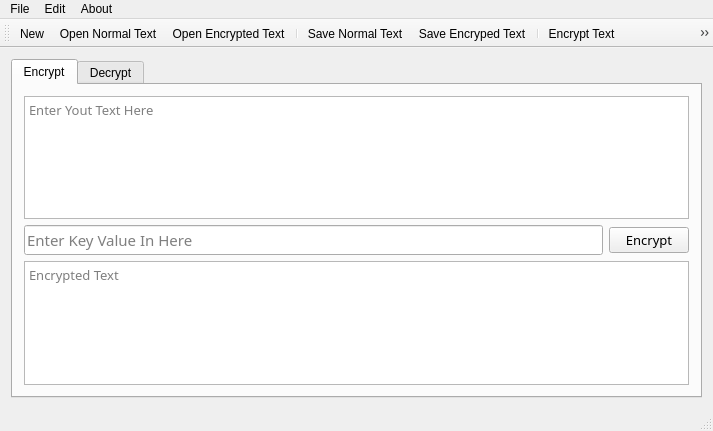
<?xml version="1.0" encoding="UTF-8"?>
<ui version="4.0">
 <class>EncryptedTestEditor</class>
 <widget class="QMainWindow" name="EncryptedTestEditor">
  <property name="geometry">
   <rect>
    <x>0</x>
    <y>0</y>
    <width>713</width>
    <height>431</height>
   </rect>
  </property>
  <property name="windowTitle">
   <string>Encrypted Text Editor</string>
  </property>
  <property name="windowIcon">
   <iconset resource="resource.qrc">
    <normaloff>:/img/img/hacking_2ux_icon.ico</normaloff>:/img/img/hacking_2ux_icon.ico</iconset>
  </property>
  <widget class="QWidget" name="centralWidget">
   <layout class="QGridLayout" name="gridLayout">
    <item row="0" column="1">
     <widget class="QTabWidget" name="tabWidget">
      <property name="currentIndex">
       <number>0</number>
      </property>
      <widget class="QWidget" name="tab">
       <attribute name="icon">
        <iconset resource="resource.qrc">
         <normaloff>:/img/img/file.png</normaloff>:/img/img/file.png</iconset>
       </attribute>
       <attribute name="title">
        <string>Encrypt</string>
       </attribute>
       <layout class="QGridLayout" name="gridLayout_3">
        <item row="0" column="0" colspan="2">
         <layout class="QVBoxLayout" name="verticalLayout_2">
          <item>
           <widget class="QTextEdit" name="txtEncTextInput">
            <property name="font">
             <font>
              <family>Montserrat</family>
              <pointsize>10</pointsize>
             </font>
            </property>
            <property name="placeholderText">
             <string>Enter Yout Text Here</string>
            </property>
           </widget>
          </item>
         </layout>
        </item>
        <item row="1" column="0" colspan="2">
         <layout class="QHBoxLayout" name="horizontalLayout_6">
          <item>
           <widget class="QLineEdit" name="txtEncKey">
            <property name="font">
             <font>
              <family>Montserrat</family>
              <pointsize>11</pointsize>
             </font>
            </property>
            <property name="placeholderText">
             <string>Enter Key Value In Here</string>
            </property>
           </widget>
          </item>
          <item>
           <widget class="QPushButton" name="btnEncript">
            <property name="font">
             <font>
              <family>Montserrat</family>
              <pointsize>10</pointsize>
             </font>
            </property>
            <property name="text">
             <string>Encrypt</string>
            </property>
           </widget>
          </item>
         </layout>
        </item>
        <item row="2" column="0" colspan="2">
         <layout class="QVBoxLayout" name="verticalLayout_4">
          <item>
           <widget class="QTextEdit" name="txtEncTextOutput">
            <property name="enabled">
             <bool>true</bool>
            </property>
            <property name="font">
             <font>
              <family>Montserrat</family>
              <pointsize>10</pointsize>
             </font>
            </property>
            <property name="readOnly">
             <bool>true</bool>
            </property>
            <property name="placeholderText">
             <string>Encrypted Text</string>
            </property>
           </widget>
          </item>
         </layout>
        </item>
       </layout>
      </widget>
      <widget class="QWidget" name="tab_2">
       <attribute name="icon">
        <iconset resource="resource.qrc">
         <normaloff>:/img/img/file2.png</normaloff>:/img/img/file2.png</iconset>
       </attribute>
       <attribute name="title">
        <string>Decrypt</string>
       </attribute>
       <layout class="QGridLayout" name="gridLayout_4">
        <item row="1" column="0">
         <layout class="QHBoxLayout" name="horizontalLayout_7">
          <item>
           <widget class="QLineEdit" name="txtDecKey">
            <property name="font">
             <font>
              <family>Montserrat</family>
              <pointsize>11</pointsize>
             </font>
            </property>
            <property name="placeholderText">
             <string>Enter Key Value In Here</string>
            </property>
           </widget>
          </item>
          <item>
           <widget class="QPushButton" name="btnDecript">
            <property name="font">
             <font>
              <family>Montserrat</family>
              <pointsize>10</pointsize>
             </font>
            </property>
            <property name="text">
             <string>Decrypt</string>
            </property>
           </widget>
          </item>
         </layout>
        </item>
        <item row="0" column="0">
         <layout class="QVBoxLayout" name="verticalLayout_3">
          <item>
           <widget class="QTextEdit" name="txtDecTextInput">
            <property name="font">
             <font>
              <family>Montserrat</family>
              <pointsize>10</pointsize>
             </font>
            </property>
            <property name="placeholderText">
             <string>Enter Encrypted Text</string>
            </property>
           </widget>
          </item>
         </layout>
        </item>
        <item row="2" column="0">
         <layout class="QVBoxLayout" name="verticalLayout_5">
          <item>
           <widget class="QTextEdit" name="txtDecTextOutput">
            <property name="font">
             <font>
              <family>Montserrat</family>
              <pointsize>10</pointsize>
             </font>
            </property>
            <property name="readOnly">
             <bool>true</bool>
            </property>
            <property name="placeholderText">
             <string>Decrypted Text</string>
            </property>
           </widget>
          </item>
         </layout>
        </item>
       </layout>
      </widget>
     </widget>
    </item>
   </layout>
  </widget>
  <widget class="QMenuBar" name="menuBar">
   <property name="geometry">
    <rect>
     <x>0</x>
     <y>0</y>
     <width>713</width>
     <height>21</height>
    </rect>
   </property>
   <widget class="QMenu" name="menuFile">
    <property name="title">
     <string>File</string>
    </property>
    <addaction name="actionNew"/>
    <addaction name="actionOpenNormalText"/>
    <addaction name="actionOpenEncryptedText"/>
    <addaction name="separator"/>
    <addaction name="actionSaveNormalText"/>
    <addaction name="actionSaveEncrypedText"/>
    <addaction name="separator"/>
    <addaction name="actionExit"/>
   </widget>
   <widget class="QMenu" name="menuEdit">
    <property name="title">
     <string>Edit</string>
    </property>
    <addaction name="actionEncryptText"/>
    <addaction name="actionDecryptText_2"/>
    <addaction name="separator"/>
    <addaction name="actionCut"/>
    <addaction name="actionCopy"/>
    <addaction name="actionPaste"/>
    <addaction name="separator"/>
    <addaction name="actionFonts"/>
    <addaction name="actionFontColor"/>
    <addaction name="separator"/>
    <addaction name="actionUndo"/>
    <addaction name="actionRedo"/>
    <addaction name="separator"/>
    <addaction name="actionClear"/>
   </widget>
   <widget class="QMenu" name="menuAbout">
    <property name="title">
     <string>About</string>
    </property>
    <addaction name="actionAbout"/>
   </widget>
   <addaction name="menuFile"/>
   <addaction name="menuEdit"/>
   <addaction name="menuAbout"/>
  </widget>
  <widget class="QToolBar" name="mainToolBar">
   <attribute name="toolBarArea">
    <enum>TopToolBarArea</enum>
   </attribute>
   <attribute name="toolBarBreak">
    <bool>false</bool>
   </attribute>
   <addaction name="actionNew"/>
   <addaction name="actionOpenNormalText"/>
   <addaction name="actionOpenEncryptedText"/>
   <addaction name="separator"/>
   <addaction name="actionSaveNormalText"/>
   <addaction name="actionSaveEncrypedText"/>
   <addaction name="separator"/>
   <addaction name="actionEncryptText"/>
   <addaction name="actionDecryptText_2"/>
   <addaction name="separator"/>
   <addaction name="actionCut"/>
   <addaction name="actionCopy"/>
   <addaction name="actionPaste"/>
   <addaction name="separator"/>
   <addaction name="actionFonts"/>
   <addaction name="actionFontColor"/>
   <addaction name="separator"/>
   <addaction name="actionUndo"/>
   <addaction name="actionRedo"/>
   <addaction name="separator"/>
   <addaction name="actionClear"/>
  </widget>
  <widget class="QStatusBar" name="statusBar"/>
  <action name="actionNew">
   <property name="icon">
    <iconset resource="resource.qrc">
     <normaloff>:/img/img/add.png</normaloff>:/img/img/add.png</iconset>
   </property>
   <property name="text">
    <string>New</string>
   </property>
   <property name="shortcut">
    <string>Ctrl+N</string>
   </property>
  </action>
  <action name="actionClear">
   <property name="icon">
    <iconset resource="resource.qrc">
     <normaloff>:/img/img/broom.png</normaloff>:/img/img/broom.png</iconset>
   </property>
   <property name="text">
    <string>Clear</string>
   </property>
   <property name="toolTip">
    <string>Clear</string>
   </property>
  </action>
  <action name="actionCopy">
   <property name="icon">
    <iconset resource="resource.qrc">
     <normaloff>:/img/img/paste (2).png</normaloff>:/img/img/paste (2).png</iconset>
   </property>
   <property name="text">
    <string>Copy</string>
   </property>
   <property name="toolTip">
    <string>Copy</string>
   </property>
   <property name="shortcut">
    <string>Ctrl+Shift+C</string>
   </property>
  </action>
  <action name="actionPaste">
   <property name="icon">
    <iconset resource="resource.qrc">
     <normaloff>:/img/img/paste.png</normaloff>:/img/img/paste.png</iconset>
   </property>
   <property name="text">
    <string>Paste</string>
   </property>
   <property name="toolTip">
    <string>Paste</string>
   </property>
   <property name="shortcut">
    <string>Ctrl+Shift+V</string>
   </property>
  </action>
  <action name="actionCut">
   <property name="icon">
    <iconset resource="resource.qrc">
     <normaloff>:/img/img/cut.png</normaloff>:/img/img/cut.png</iconset>
   </property>
   <property name="text">
    <string>Cut</string>
   </property>
   <property name="toolTip">
    <string>Cut</string>
   </property>
   <property name="shortcut">
    <string>Ctrl+Shift+X</string>
   </property>
  </action>
  <action name="actionOpenNormalText">
   <property name="icon">
    <iconset resource="resource.qrc">
     <normaloff>:/img/img/foldertext.png</normaloff>:/img/img/foldertext.png</iconset>
   </property>
   <property name="text">
    <string>Open Normal Text</string>
   </property>
   <property name="toolTip">
    <string>Open Normal Text</string>
   </property>
  </action>
  <action name="actionOpenEncryptedText">
   <property name="icon">
    <iconset resource="resource.qrc">
     <normaloff>:/img/img/folder.png</normaloff>:/img/img/folder.png</iconset>
   </property>
   <property name="text">
    <string>Open Encrypted Text</string>
   </property>
   <property name="toolTip">
    <string>Open Encrypted Text</string>
   </property>
  </action>
  <action name="actionSaveNormalText">
   <property name="icon">
    <iconset resource="resource.qrc">
     <normaloff>:/img/img/save.png</normaloff>:/img/img/save.png</iconset>
   </property>
   <property name="text">
    <string>Save Normal Text</string>
   </property>
   <property name="toolTip">
    <string>Save Normal Text</string>
   </property>
  </action>
  <action name="actionSaveEncrypedText">
   <property name="icon">
    <iconset resource="resource.qrc">
     <normaloff>:/img/img/save2.png</normaloff>:/img/img/save2.png</iconset>
   </property>
   <property name="text">
    <string>Save Encryped Text</string>
   </property>
   <property name="toolTip">
    <string>Save Encryped Text</string>
   </property>
  </action>
  <action name="actionExit">
   <property name="icon">
    <iconset resource="resource.qrc">
     <normaloff>:/img/img/cancel.png</normaloff>:/img/img/cancel.png</iconset>
   </property>
   <property name="text">
    <string>Exit</string>
   </property>
   <property name="toolTip">
    <string>Exit</string>
   </property>
  </action>
  <action name="actionEncryptText">
   <property name="icon">
    <iconset resource="resource.qrc">
     <normaloff>:/img/img/file.png</normaloff>:/img/img/file.png</iconset>
   </property>
   <property name="text">
    <string>Encrypt Text</string>
   </property>
   <property name="toolTip">
    <string>Encrypt Text</string>
   </property>
  </action>
  <action name="actionDecryptText_2">
   <property name="icon">
    <iconset resource="resource.qrc">
     <normaloff>:/img/img/file2.png</normaloff>:/img/img/file2.png</iconset>
   </property>
   <property name="text">
    <string>Decrypt Text</string>
   </property>
   <property name="toolTip">
    <string>Decrypt Text</string>
   </property>
  </action>
  <action name="actionFonts">
   <property name="icon">
    <iconset resource="resource.qrc">
     <normaloff>:/img/img/font.png</normaloff>:/img/img/font.png</iconset>
   </property>
   <property name="text">
    <string>Fonts</string>
   </property>
   <property name="toolTip">
    <string>Fonts</string>
   </property>
  </action>
  <action name="actionFontColor">
   <property name="icon">
    <iconset resource="resource.qrc">
     <normaloff>:/img/img/color-picker.png</normaloff>:/img/img/color-picker.png</iconset>
   </property>
   <property name="text">
    <string>Font Color</string>
   </property>
   <property name="toolTip">
    <string>Font Color</string>
   </property>
  </action>
  <action name="actionUndo">
   <property name="icon">
    <iconset resource="resource.qrc">
     <normaloff>:/img/img/undo.png</normaloff>:/img/img/undo.png</iconset>
   </property>
   <property name="text">
    <string>Undo</string>
   </property>
   <property name="toolTip">
    <string>Undo</string>
   </property>
   <property name="shortcut">
    <string>Ctrl+Alt+Z</string>
   </property>
  </action>
  <action name="actionRedo">
   <property name="icon">
    <iconset resource="resource.qrc">
     <normaloff>:/img/img/redo.png</normaloff>:/img/img/redo.png</iconset>
   </property>
   <property name="text">
    <string>Redo</string>
   </property>
   <property name="toolTip">
    <string>Redo</string>
   </property>
   <property name="shortcut">
    <string>Ctrl+Shift+Z</string>
   </property>
  </action>
  <action name="actionAbout">
   <property name="icon">
    <iconset resource="resource.qrc">
     <normaloff>:/img/img/conversation.png</normaloff>:/img/img/conversation.png</iconset>
   </property>
   <property name="text">
    <string>About</string>
   </property>
   <property name="toolTip">
    <string>About</string>
   </property>
  </action>
 </widget>
 <layoutdefault spacing="6" margin="11"/>
 <resources>
  <include location="resource.qrc"/>
 </resources>
 <connections/>
</ui>
